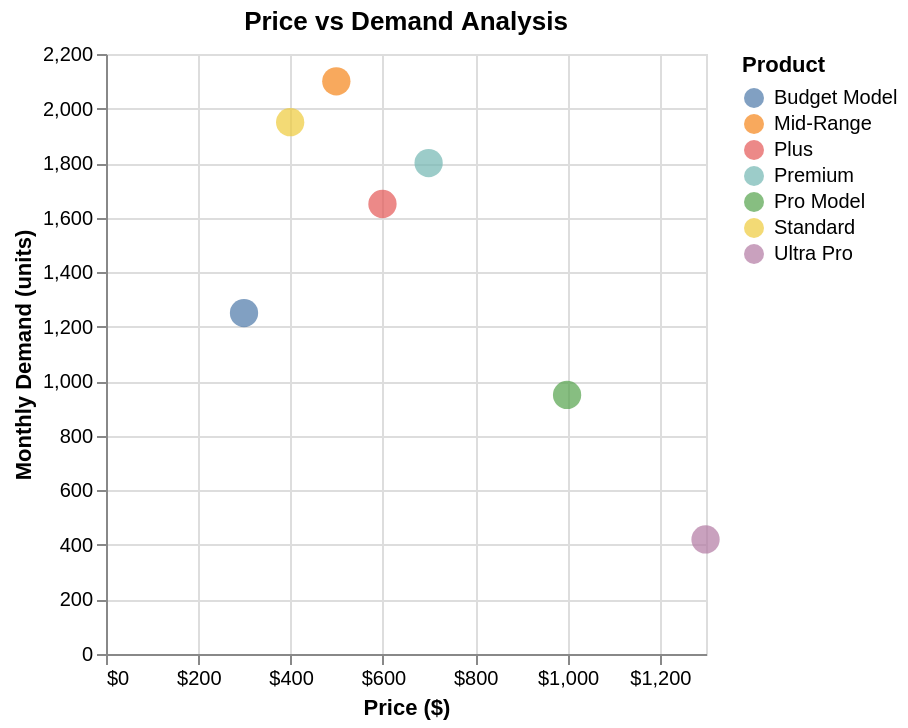

This figure's Vega-Lite source:
### Vega-Lite specification from a JSON file in a GitHub repository (floating-point values rounded to 4 significant figures)
{"$schema": "https://vega.github.io/schema/vega-lite/v5.json", "description": "Price vs demand relationship", "data": {"values": [{"price": 299, "demand": 1250, "product": "Budget Model"}, {"price": 499, "demand": 2100, "product": "Mid-Range"}, {"price": 699, "demand": 1800, "product": "Premium"}, {"price": 999, "demand": 950, "product": "Pro Model"}, {"price": 1299, "demand": 420, "product": "Ultra Pro"}, {"price": 399, "demand": 1950, "product": "Standard"}, {"price": 599, "demand": 1650, "product": "Plus"}]}, "mark": {"type": "circle", "size": 200}, "encoding": {"x": {"field": "price", "type": "quantitative", "axis": {"title": "Price ($)", "format": "$,.0f"}}, "y": {"field": "demand", "type": "quantitative", "axis": {"title": "Monthly Demand (units)"}}, "color": {"field": "product", "type": "nominal", "legend": {"title": "Product"}}, "tooltip": [{"field": "product", "type": "nominal"}, {"field": "price", "type": "quantitative", "format": "$,.0f"}, {"field": "demand", "type": "quantitative", "format": ",.0f"}]}, "title": "Price vs Demand Analysis"}
